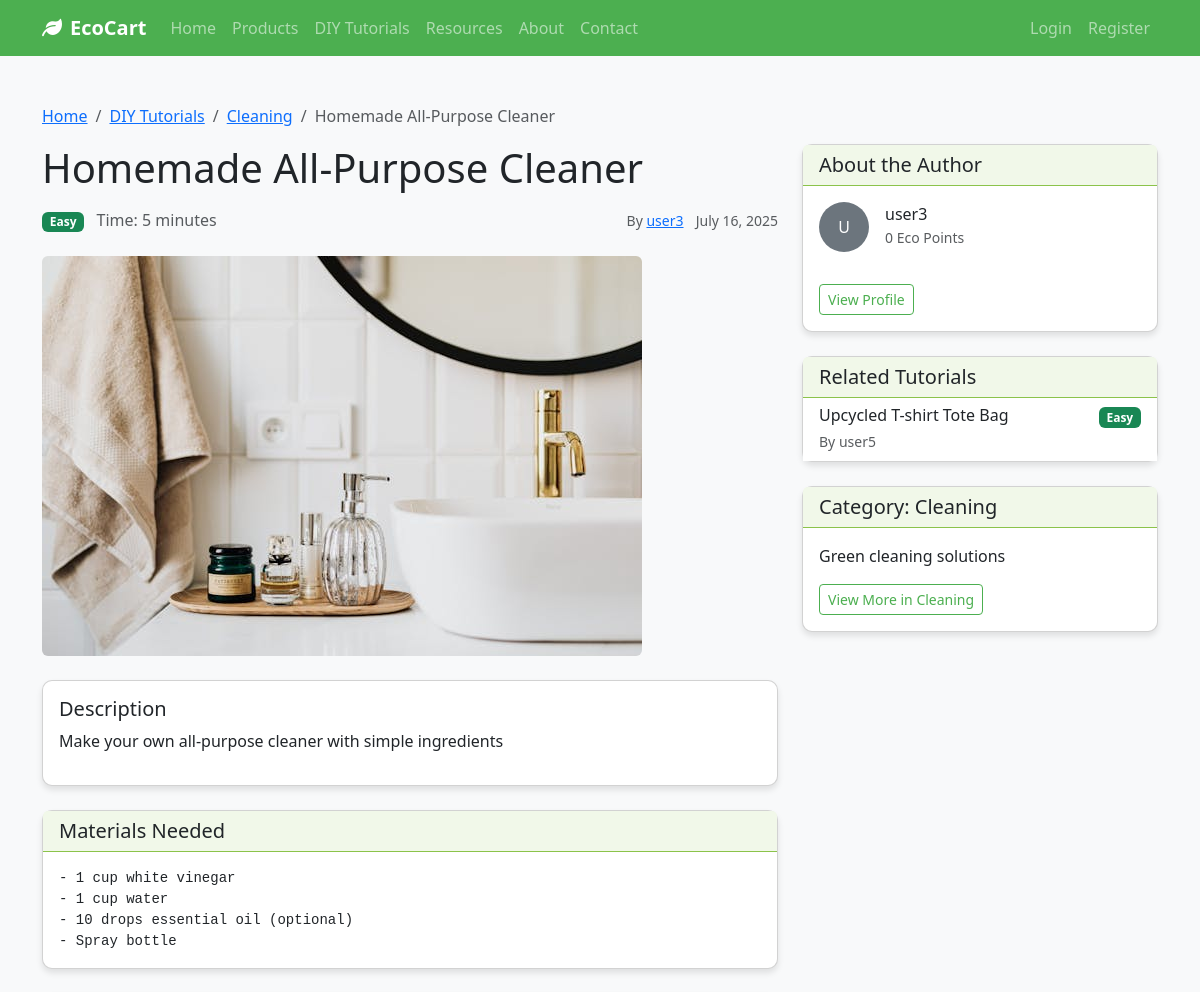
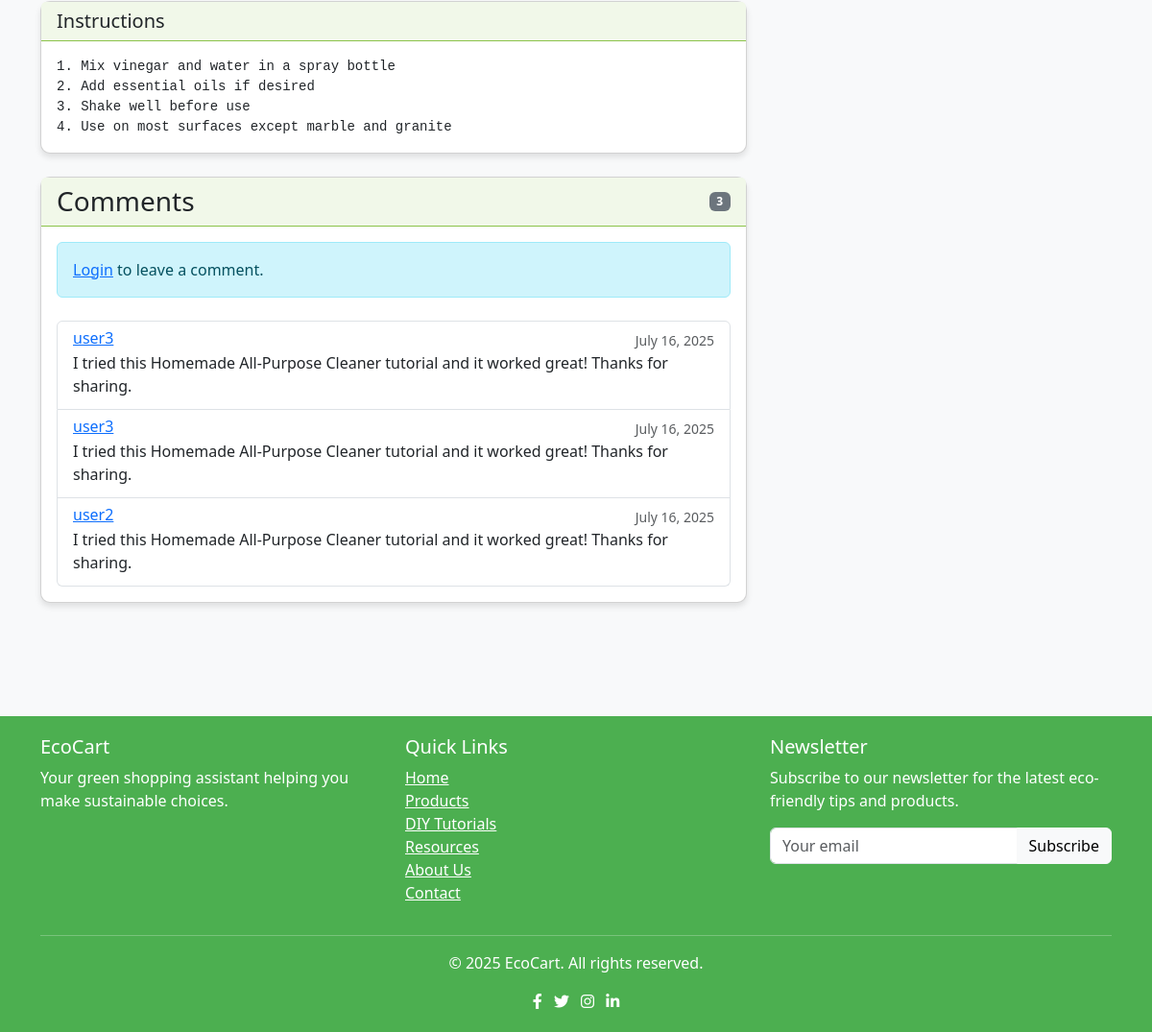
The page /diy/homemade-all-purpose-cleaner/ on the database its author committed (2 pictures, top to bottom).
### greenapp/models.py (models this page shows, shortened)
class DIY(models.Model):
    title = models.CharField(max_length=200)
    slug = models.SlugField(max_length=200, unique=True, blank=True)
    author = models.ForeignKey(User, on_delete=models.CASCADE, related_name='diy_tutorials')
    category = models.ForeignKey(Category, on_delete=models.SET_NULL, null=True, related_name='diy_tutorials')
    description = models.TextField()
    materials = models.TextField(help_text="List the materials needed for this DIY project")
    instructions = models.TextField(help_text="Step-by-step instructions for the DIY project")
    image = models.ImageField(upload_to='diy/%Y/%m/%d', blank=True)
    document = models.FileField(upload_to='diy/documents/%Y/%m/%d', blank=True)
    difficulty = models.CharField(max_length=10, choices=[
        ('easy', 'Easy'),
        ('medium', 'Medium'),
        ('hard', 'Hard')
    ], default='medium')
    time_required = models.CharField(max_length=100, help_text="Estimated time to complete (e.g., '30 minutes', '2 hours')")
    created = models.DateTimeField(auto_now_add=True)
    updated = models.DateTimeField(auto_now=True)
    class Meta:
        verbose_name = 'DIY Tutorial'
        verbose_name_plural = 'DIY Tutorials'
        ordering = ['-created']

class Category(models.Model):
    name = models.CharField(max_length=100)
    slug = models.SlugField(max_length=100, unique=True)
    description = models.TextField(blank=True)
    class Meta:
        verbose_name_plural = 'Categories'
        ordering = ['name']

class DIYComment(models.Model):
    diy = models.ForeignKey(DIY, on_delete=models.CASCADE, related_name='comments')
    user = models.ForeignKey(User, on_delete=models.CASCADE, related_name='diy_comments')
    comment = models.TextField()
    created = models.DateTimeField(auto_now_add=True)
    class Meta:
        ordering = ['-created']

class UserProfile(models.Model):
    user = models.OneToOneField(User, on_delete=models.CASCADE, related_name='profile')
    bio = models.TextField(blank=True)
    profile_picture = models.ImageField(upload_to='profile_pics', blank=True)
    location = models.CharField(max_length=100, blank=True)
    eco_points = models.IntegerField(default=0, help_text="Points earned for eco-friendly activities")

### greenapp/views.py (the view)
# urls.py: path('diy/<slug:slug>/', views.DIYDetailView.as_view(), name='diy_detail'),
class DIYDetailView(DetailView):
    model = DIY
    template_name = 'greenapp/diy_detail.html'
    context_object_name = 'tutorial'
    def get_context_data(self, **kwargs):
        context = super().get_context_data(**kwargs)
        context['comment_form'] = DIYCommentForm()
        context['comments'] = self.object.comments.all()
        if self.object.category:
            context['related_tutorials'] = DIY.objects.filter(
                category=self.object.category
            ).exclude(id=self.object.id).exclude(slug='')[:3]
        else:
            context['related_tutorials'] = DIY.objects.exclude(id=self.object.id).exclude(slug='')[:3]
        if self.request.user.is_authenticated:
            VisitLog.objects.create(
                user=self.request.user,
                page_visited=f'DIY: {self.object.title}',
                ip_address=self.request.META.get('REMOTE_ADDR')
            )
        elif self.request.session.session_key:
            VisitLog.objects.create(
                session_key=self.request.session.session_key,
                page_visited=f'DIY: {self.object.title}',
                ip_address=self.request.META.get('REMOTE_ADDR')
            )
        return context

### greenapp/forms.py
class DIYCommentForm(forms.ModelForm):
    class Meta:
        model = DIYComment
        fields = ['comment']
        widgets = {
            'comment': forms.Textarea(attrs={
                'rows': 3,
                'placeholder': 'Share your thoughts or ask questions about this DIY tutorial...',
                'class': 'form-control'
            }),
        }

### greenapp/context_processors.py (called while the page is built)
def media_url(request):
    return {'MEDIA_URL': settings.MEDIA_URL}

### templates/greenapp/diy_detail.html (shortened to what this page needs)
{% extends 'greenapp/base.html' %}
{% block content %}
<div class="container py-5">
    <nav aria-label="breadcrumb">
        <ol class="breadcrumb">
            <li class="breadcrumb-item"><a href="{% url 'home' %}">Home</a></li>
            <li class="breadcrumb-item"><a href="{% url 'diy_list' %}">DIY Tutorials</a></li>
            {% if tutorial.category %}
            <li class="breadcrumb-item"><a href="{% url 'diy_list' %}?category={{ tutorial.category.id }}">{{ tutorial.category.name }}</a></li>
            {% endif %}
            <li class="breadcrumb-item active" aria-current="page">{{ tutorial.title }}</li>
        </ol>
    </nav>
    <div class="row">
        <div class="col-md-8">
            <h1 class="mb-3">{{ tutorial.title }}</h1>
            <div class="d-flex justify-content-between align-items-center mb-4">
                <div>
                    <span class="badge {% if tutorial.difficulty == 'easy' %}bg-success{% elif tutorial.difficulty == 'medium' %}bg-warning{% else %}bg-danger{% endif %} me-2">
                        {{ tutorial.difficulty|title }}
                    </span>
                    <span class="text-muted">Time: {{ tutorial.time_required }}</span>
                </div>
                <div>
                    <small class="text-muted">By <a href="{% url 'user_profile' tutorial.author.username %}">{{ tutorial.author.username }}</a></small>
                    <small class="text-muted ms-2">{{ tutorial.created|date:"F j, Y" }}</small>
                </div>
            </div>
            {% if tutorial.image %}
            <img src="{{ tutorial.image.url }}" class="img-fluid rounded mb-4" alt="{{ tutorial.title }}">
            {% endif %}
            <div class="card mb-4">
                <div class="card-body">
                    <h5>Description</h5>
                    <p>{{ tutorial.description }}</p>
                </div>
            </div>
            <div class="card mb-4">
                <div class="card-header">
                    <h5 class="mb-0">Materials Needed</h5>
                </div>
                <div class="card-body">
                    <pre class="mb-0">{{ tutorial.materials }}</pre>
                </div>
            </div>
            <div class="card mb-4">
                <div class="card-header">
                    <h5 class="mb-0">Instructions</h5>
                </div>
                <div class="card-body">
                    <pre class="mb-0">{{ tutorial.instructions }}</pre>
                </div>
            </div>
            <div class="card" id="comments">
                <div class="card-header d-flex justify-content-between align-items-center">
                    <h3 class="mb-0">Comments</h3>
                    <span class="badge bg-secondary">{{ comments|length }}</span>
                </div>
                <div class="card-body">
                    {% if user.is_authenticated %}
                    <form action="{% url 'add_diy_comment' tutorial.slug %}" method="post" class="mb-4">
                        {% csrf_token %}
                        <div class="mb-3">
                            <label for="id_comment" class="form-label">Add a Comment</label>
                            {{ comment_form.comment }}
                        </div>
                        <button type="submit" class="btn btn-primary">Submit Comment</button>
                    </form>
                    {% else %}
                    <div class="alert alert-info mb-4">
                        <a href="{% url 'login' %}?next={{ request.path }}#comments">Login</a> to leave a comment.
                    </div>
                    {% endif %}
                    {% if comments %}
                    <div class="list-group">
                        {% for comment in comments %}
                        <div class="list-group-item">
                            <div class="d-flex justify-content-between align-items-center">
                                <h6 class="mb-1">
                                    <a href="{% url 'user_profile' comment.user.username %}">{{ comment.user.username }}</a>
                                </h6>
                                <small class="text-muted">{{ comment.created|date:"F j, Y" }}</small>
                            </div>
                            <p class="mb-1">{{ comment.comment }}</p>
                        </div>
                        {% endfor %}
                    </div>
                    {% else %}
                    <p class="text-center">No comments yet. Be the first to comment!</p>
                    {% endif %}
                </div>
            </div>
        </div>
        <div class="col-md-4">
            <div class="card mb-4">
                <div class="card-header">
                    <h5 class="mb-0">About the Author</h5>
                </div>
                <div class="card-body">
                    <div class="d-flex align-items-center mb-3">
                        {% if tutorial.author.profile.profile_picture %}
                        <img src="{{ tutorial.author.profile.profile_picture.url }}" class="rounded-circle me-3" width="50" height="50" alt="{{ tutorial.author.username }}">
                        {% else %}
                        <div class="rounded-circle bg-secondary text-white d-flex align-items-center justify-content-center me-3" style="width: 50px; height: 50px;">
                            {{ tutorial.author.username|first|upper }}
                        </div>
                        {% endif %}
                        <div>
                            <h6 class="mb-0">{{ tutorial.author.username }}</h6>
                            <small class="text-muted">{{ tutorial.author.profile.eco_points }} Eco Points</small>
                        </div>
                    </div>
                    <a href="{% url 'user_profile' tutorial.author.username %}" class="btn btn-sm btn-outline-primary mt-3">View Profile</a>
                </div>
            </div>
            {% if related_tutorials %}
            <div class="card mb-4">
                <div class="card-header">
                    <h5 class="mb-0">Related Tutorials</h5>
                </div>
                <div class="card-body p-0">
                    <div class="list-group list-group-flush">
                        {% for related in related_tutorials %}
                        {% if related.slug %}
                        <a href="{% url 'diy_detail' related.slug %}" class="list-group-item list-group-item-action">
                            <div class="d-flex justify-content-between align-items-center">
                                <h6 class="mb-1">{{ related.title }}</h6>
                                <span class="badge {% if related.difficulty == 'easy' %}bg-success{% elif related.difficulty == 'medium' %}bg-warning{% else %}bg-danger{% endif %}">
                                    {{ related.difficulty|title }}
                                </span>
                            </div>
                            <small class="text-muted">By {{ related.author.username }}</small>
                        </a>
                        {% endif %}
                        {% endfor %}
                    </div>
                </div>
            </div>
            {% endif %}
            {% if tutorial.category %}
            <div class="card">
                <div class="card-header">
                    <h5 class="mb-0">Category: {{ tutorial.category.name }}</h5>
                </div>
                <div class="card-body">
                    <p>{{ tutorial.category.description }}</p>
                    <a href="{% url 'diy_list' %}?category={{ tutorial.category.id }}" class="btn btn-sm btn-outline-primary">
                        View More in {{ tutorial.category.name }}
                    </a>
                </div>
            </div>
            {% endif %}
        </div>
    </div>
</div>
{% endblock %}

### templates/greenapp/base.html (style rules this page uses)
:root { --primary-color: #4CAF50; --secondary-color: #8BC34A; --accent-color: #2E7D32; --light-color: #F1F8E9; --dark-color: #1B5E20; }
body { font-family: 'Segoe UI', Tahoma, Geneva, Verdana, sans-serif; padding-top: 56px; background-color: #f8f9fa; }
.btn-outline-primary { color: var(--primary-color); border-color: var(--primary-color); }
.card { border-radius: 10px; box-shadow: 0 4px 6px rgba(0, 0, 0, 0.1); margin-bottom: 20px; }
.card-header { background-color: var(--light-color); border-bottom: 1px solid var(--secondary-color); }

### rows shown on the page
DIY: category.name "Cleaning", title "Homemade All-Purpose Cleaner", difficulty "Easy", time_required "5 minutes", author.username "user3", created "July 16, 2025", image (picture), description "Make your own all-purpose cleaner with simple ingredients", materials "- 1 cup white vinegar - 1 cup water - 10 drops essential oil (optional) - Spray bottle", instructions "1. Mix vinegar and water in a spray bottle 2. Add essential oils if desired 3. Shake well before use 4. Use on most surfaces except marble and granite", author.username|first "U", author.profile.eco_points "0", category.description "Green cleaning solutions"
DIYComment: user.username "user3", created "July 16, 2025", comment "I tried this Homemade All-Purpose Cleaner tutorial and it worked great! Thanks for sharing."
DIYComment: user.username "user3", created "July 16, 2025", comment "I tried this Homemade All-Purpose Cleaner tutorial and it worked great! Thanks for sharing."
DIYComment: user.username "user2", created "July 16, 2025", comment "I tried this Homemade All-Purpose Cleaner tutorial and it worked great! Thanks for sharing."
DIY: title "Upcycled T-shirt Tote Bag", difficulty "Easy", author.username "user5"

### other values the page prints
{{ comments|length }} "3"
